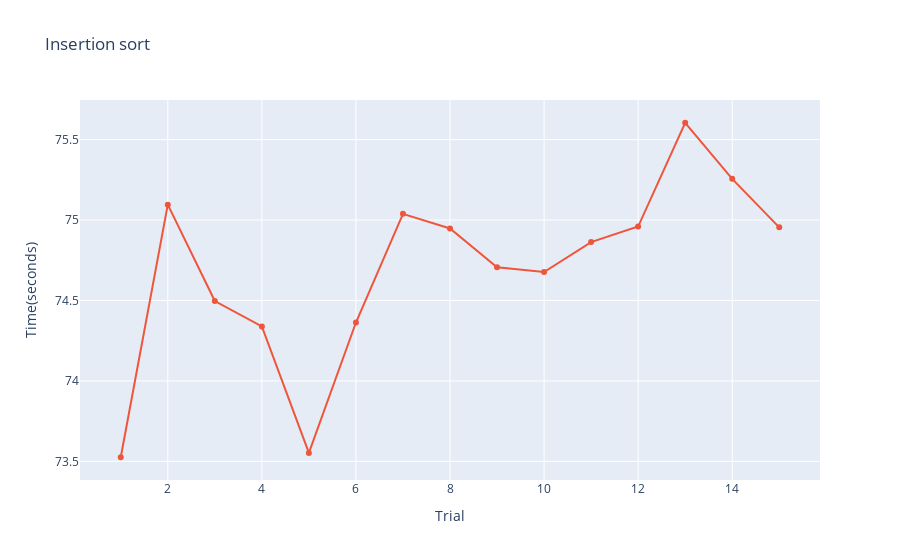

Write notebook code for a chart like this one.
### Markdown cell above
# **Insertion Sort**

### Code cell
import plotly.graph_objects as go
import pandas as pd

df_usgsn03 = pd.read_csv(fork_path + 'InsertionFork.csv',sep=',')
df_usgsn04 = pd.read_csv(thread_path + 'InsertionThread.csv',sep=',')


df_usgsn03_sorted = df_usgsn03.sort_values(by='trial')
df_usgsn04_sorted = df_usgsn04.sort_values(by='trial')


fig = go.Figure()
fig.add_trace(
    go.Scatter(
        x=df_usgsn03_sorted['trial'],
        y=df_usgsn03_sorted['time'],
        name = 'Fork'     
    ))

fig.add_trace(
    go.Scatter(
        x=df_usgsn04_sorted['trial'],
        y=df_usgsn04_sorted['time'],
        name = 'Thread'
    ))

fig.update_layout(title = 'Insertion sort', xaxis_title='Trial',yaxis_title='Time(seconds)')

fig.show()

### Figure 1 — Plotly figure (JSON) as saved in the notebook; plotly's stock layout.template omitted (floating-point values rounded to 4 significant figures)
{"data": [{"name": "Fork", "type": "scatter", "x": [], "y": []}, {"name": "Thread", "type": "scatter", "x": [1, 2, 3, 4, 5, 6, 7, 8, 9, 10, 11, 12, 13, 14, 15], "y": [73.53, 75.1, 74.5, 74.34, 73.55, 74.36, 75.04, 74.95, 74.71, 74.68, 74.86, 74.96, 75.61, 75.26, 74.95]}], "layout": {"title": {"text": "Insertion sort"}, "xaxis": {"title": {"text": "Trial"}}, "yaxis": {"title": {"text": "Time(seconds)"}}}}
